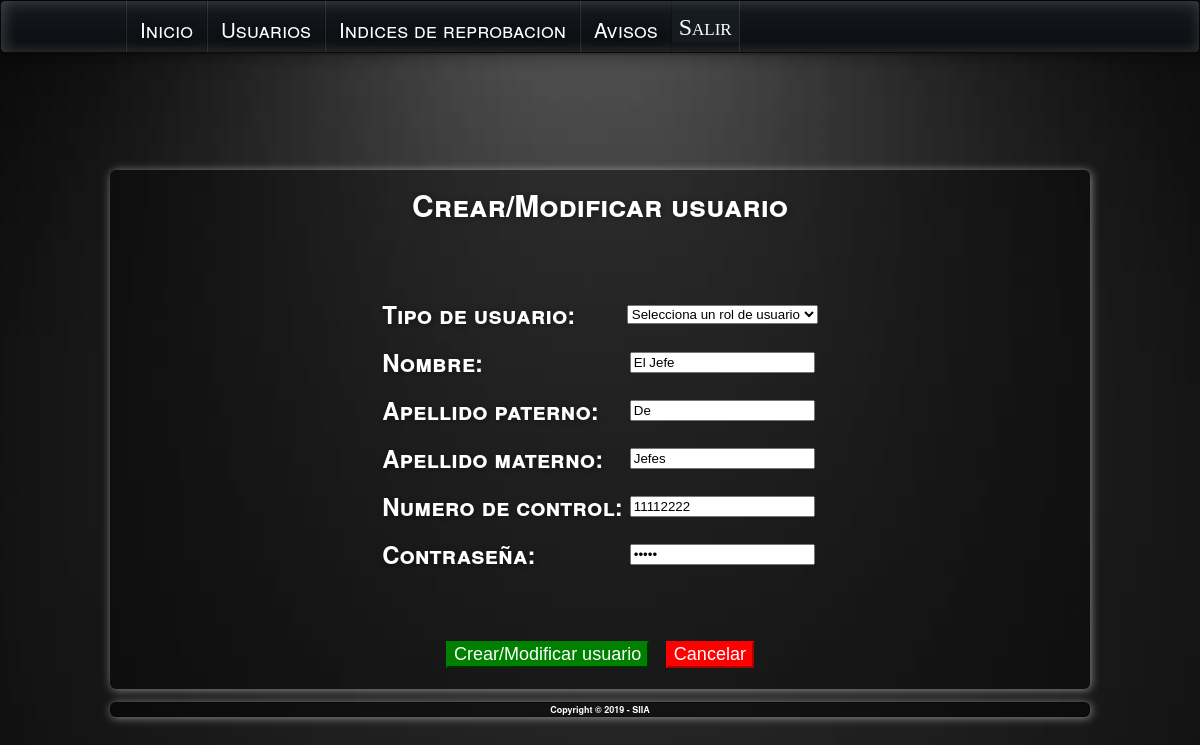
Page /interfaz_administrador/CrearUsuario.php?numControlEdit=11112222 (signed in) on the committed database.
### tables this page shows
CREATE TABLE `usuarios` (
  `numControl` varchar(8) NOT NULL,
  `password` varchar(10) NOT NULL,
  `rol_id` int(8) NOT NULL,
  `nombre` varchar(50) NOT NULL,
  `ApPaterno` varchar(50) NOT NULL,
  `ApMaterno` varchar(50) NOT NULL
);

### database/database.php (called while the page is built)
<?php
class Database{
    private $host;
    private $db;
    private $user;
    private $password;
    private $charset;
    public function __construct(){
        $this->host = 'localhost';
        $this->db = 'proyectofinal';
        $this->user = 'root';
        $this->password = '';
        $this->charset = 'utf8mb4';
    }
    function connect(){
        try{
            $connection = "mysql:host=" . $this->host . ";dbname=" . $this->db . ";charset=" . $this->charset;
            $options = [
                PDO::ATTR_ERRMODE            => PDO::ERRMODE_EXCEPTION,
                PDO::ATTR_EMULATE_PREPARES   => false,
            ];
            $pdo = new PDO($connection, $this->user, $this->password, $options);
            return $pdo;
        }catch(PDOException $e){
            print_r('Error connection: ' . $e->getMessage());
        }
    }
}
?>

### interfaz_administrador/CrearUsuario.php (the view, shortened to what this page needs)
<html lang="es-mx">
    <head>
        <link href="../styles/cerrarSesion.css" rel="stylesheet" type="text/css">
        <link href="../styles/Site.css" rel="stylesheet" type="text/css">
        <link href="../styles/MenuHorizontalAnimado.css" rel="stylesheet" type="text/css">
    </head>
    <body>
        <header>
            <form action="#" method="POST">
            <nav class="dark w-shadow">
                <div id="MenuPrincipal" class="nav-container" >
                    <ul id="nodoPrincipal" class="nav-menu slideUp w-divider">
                        <li><a href="Menu_Administrador.php"><h1>Inicio</h1></a></li>
                        <li class="nav-dropdown">
                            <a href="Usuario.php"><h1>Usuarios</h1></a>
                        </li>
                        <li><a href="IndicesReprobacion.php"><h1>Indices de reprobacion</h1></a></li>
                        <li><a href="Avisos.php"><h1>Avisos</h1></a></li>
                        <li><input type="submit" name="cerrarSesion" value="Salir"
                        class="cerrarSesion w-divider"></li>
                    </ul>
                </div>
            </nav>
            </form>
        </header>
        <div class="page">
            <section class="main">
                <div id="divBienvenida" style=" font-size:15pt ; text-align:center ; width :100% ">
                    <h2>Crear/Modificar usuario</h2>
                    <br>
                    <br>
                    <?php
        include_once '../database/database.php';
        if(isset($_GET["numControlEdit"])){
        $db = new Database();
		$numControlEdit=($_GET["numControlEdit"]);
		$datos= $db->connect()->query("SELECT * from usuarios where numControl='$numControlEdit'");
        $row=$datos->fetch(PDO::FETCH_ASSOC);
        }
	?>
                <form action="#" method="post">
                <table align="center">
                <tr>
                <th align="left"><h2>Tipo de usuario: </h2></th>
                <th><select name="rol_id" required>
                <option selected="true" disabled="disabled">Selecciona un rol de usuario</option>
                </select></th>
                </tr>
                <tr>
                <th align="left"><h2>Nombre: </h2></th>
                <th><input type="text" name="nombre" value="<?php
                if(isset($row)){
                    echo ($row['nombre']);
                }?>" required pattern="[A-Za-z\sáéíóú]+"></th>
                </tr>
                <tr>
                <th align="left"><h2>Apellido paterno: </h2></th>
                <th><input type="text" name="apP" value="<?php
                if(isset($row)){
                echo ($row['ApPaterno']);
                }?>" required pattern="[A-Za-z\sáéíóú]+"></th>
                </tr>
                 <tr>
                <th align="left"><h2>Apellido materno: </h2></th>
                <th><input type="text" name="apM" value="<?php
                if(isset($row)){
                echo ($row['ApMaterno']);
                }?>" required pattern="[A-Za-z\sáéíóú]+"></th>
                </tr>
                 <tr>
                <th align="left"><h2>Numero de control: </h2></th>
                <th><input type="text" name="numeroControl" value="<?php if(isset($row)){
                    echo ($row['numControl']);
                }?>" required pattern="[0-9]{8}"></th>
                </tr>
                 <tr>
                <th align="left"><h2>Contraseña: </h2></th>
                <th><input type="password" name="pass" value="<?php
                if(isset($row)){
                echo ($row['password']);
                }?>" required minlength="5" maxlength="40" required pattern="[A-Za-z0-9]+"></th>
                </tr>
                </table>
                <br><br>
                <input type="submit" name="CrearModUsuario" value="Crear/Modificar usuario"
                style="background: green; color: white ; border-color: green; font-size: 18px;">
                <input type="submit" name="Cancelar" value="Cancelar"
            style="background: red; color: white ; border-color: red; font-size: 18px;">
                </form>
                </div>
            </section>
        </div>
        <footer class="footer">
            <strong>Copyright © 2019 - SIIA</strong>
        </footer>
    </body>
</html>

### styles/cerrarSesion.css (style rules this page uses)
.cerrarSesion { font-family: "Calibri"; font-size: 24px; background: #161b21; -webkit-box-shadow: inset 2px 0px 15px rgba( 255, 255, 255, 0), 2px 5px 15px rgba(0, 0, 0, 0), 0px 2px 2px rgba( 0, 0, 0, 0); -moz-box-shadow: inset 2px 0px 15px rgba( 255, 255, 255, 0), 2px 5px 15px rgba(0, 0, 0, 0), 0px 2px 2px rgba( 0, 0, 0, 0); box-shadow: inset 2px 0px 15px rgba( 255, 255, 255, 0), 2px 5px 15px rgba(0, 0, 0, 0), 0px 2px 2px rgba( 0, 0, 0, 0); color: #fff; border: 1px solid rgba(0, 0, 0, 0); color: #ffffff; font-variant: small-caps; text-transform: none; font-weight: 200; margin-bottom: 10px; margin-top: 11px; height: 30px; }
.cerrarSesion:after { position: absolute; bottom: -20px; left: 0px; right: 0px; background: rgba(0, 0, 0, 0); z-index: -1; height: 7px; -webkit-box-shadow: 0px 0px 15px rgba(0, 0, 0, 0); -moz-box-shadow: 0px 0px 15px rgba(0, 0, 0, 0); box-shadow: 0px 0px 15px rgba(0, 0, 0, 0); content: ' '; position: absolute; height: 0px; bottom: 0px; left: 5%; right: 5%; }

### styles/Site.css (style rules this page uses)
* { box-sizing: border-box; }
body { -ms-flex: 50%; flex: 50%; max-width: 100%; }
body { font-size: .80em; font-family: "Helvetica Neue" , "Lucida Grande" , "Segoe UI" , Arial, Helvetica, Verdana, sans-serif; margin: 0px; padding: 0px; color: #ffffff; position: absolute; width: 100%; background-image: url("../img/background.jpg"); background-repeat: no-repeat; background-position: center center; background-attachment: fixed; }
.page { width: 980px; height: 50%; background-color: rgba(0, 0, 0, 0.363); margin: 170px auto 3px auto; border: 1px solid #00000000; font-size:24px; box-shadow: 1px 1px 10px rgba(255, 255, 255, 0.5); -webkit-box-shadow: 1px 1px 10px rgba(255, 255, 255, 0.5); -moz-box-shadow: 1px 1px 10px rgba(255, 255, 255, 0.5); -o-box-shadow: 1px 1px 10px rgba(255, 255, 255, 0.5); border-radius : 6px; -webkit-border-radius: 6px; -moz-border-radius: 3px; -o-border-radius: 6px; }
.footer { width: 980px; height: 100%; border: 1px solid #0000005e; background-color: rgba(0, 0, 0, 0.493); margin: 13px auto 10px auto; text-align:center; font-size:9px; box-shadow: 1px 1px 10px rgba(255, 255, 255, 0.5); -webkit-box-shadow: 1px 1px 10px rgba(255, 255, 255, 0.5); -moz-box-shadow: 1px 1px 10px rgba(255, 255, 255, 0.5); -o-box-shadow: 1px 1px 10px rgba(255, 255, 255, 0.5); border-radius : 6px; -webkit-border-radius: 6px; -moz-border-radius: 3px; -o-border-radius: 6px; }
a:link, a:visited { color: #034af3; }
h1, h2, h3, h4, h5, h6 { font-size: 14px; color: #ffffff; font-variant: small-caps; text-transform: none; font-weight: 200; margin-bottom: 5px; margin-top: 5px; text-shadow: 1px 1px 7px rgba(0,0,0,0.5); -webkit-text-shadow: 1px 1px 7px rgba(0,0,0,0.5); -moz-text-shadow: 1px 1px 7px rgba(0,0,0,0.5); -o-text-shadow: 1px 1px 7px rgba(0,0,0,0.5); }
h1 { font-size: 1.6em; padding-bottom: 0px; margin-bottom: 0px; }
h2 { font-size: 1.5em; font-weight: 600; }
header { position:fixed; top:0px; width:100%; margin-right: auto; margin-left: auto; }
.main { padding: 0px 12px; margin: 12px 8px 8px 8px; min-height: 420px; }

### rows in the picture
usuarios: nombre "El Jefe", apP "De", apM "Jefes", numeroControl "11112222"
